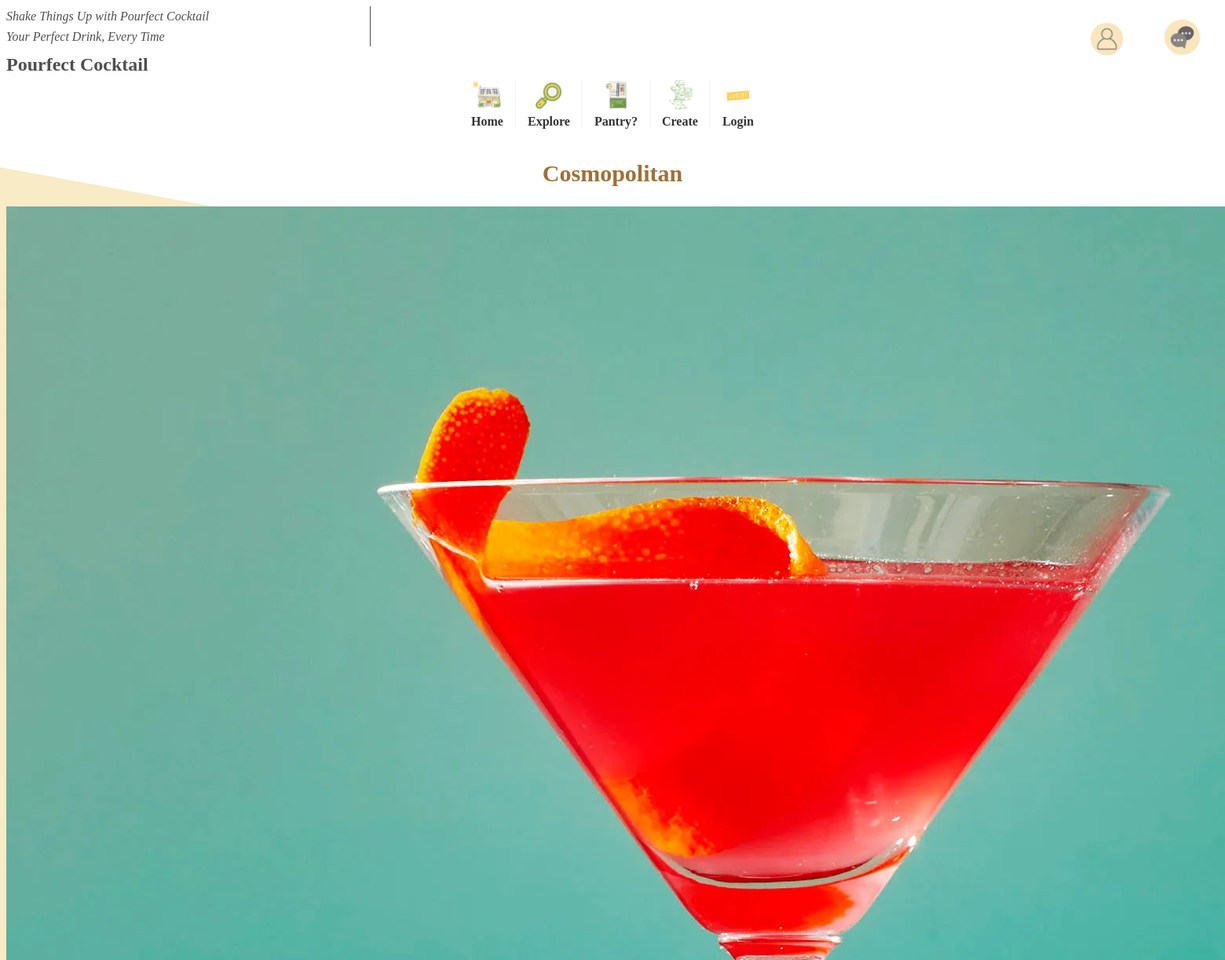
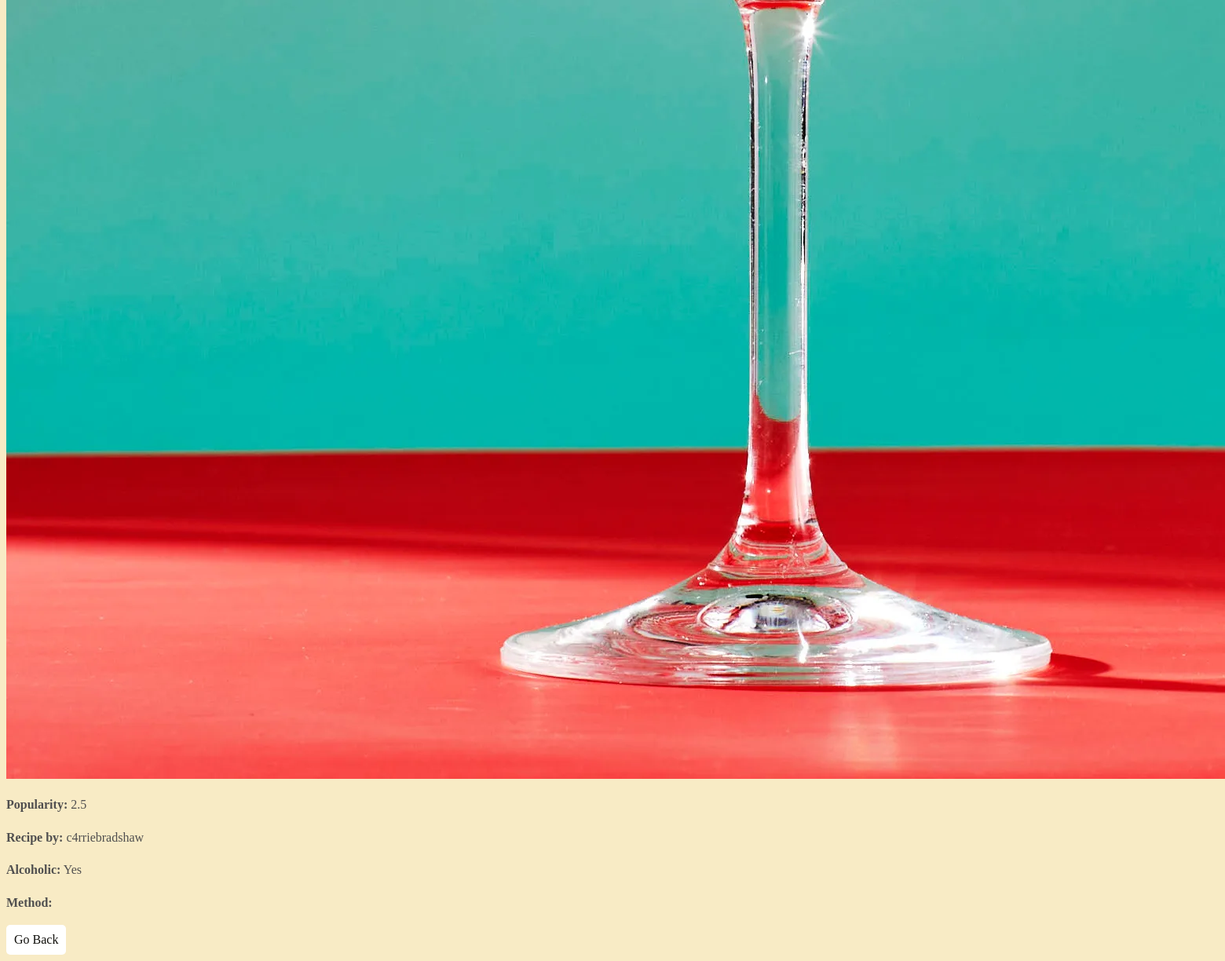
The app's page /explore.html?id=1 with its own data (2 pictures, top to bottom).
### tables this page shows
CREATE TABLE cocktails (
    id INTEGER PRIMARY KEY AUTOINCREMENT,
    name TEXT NOT NULL,
    image TEXT NOT NULL, -- Path to image in static folder
    popularity INTEGER DEFAULT 5, -- Number of likes
    reviews_number INTEGER DEFAULT 1,
    alcohol_content INTEGER NOT NULL,
    recipe_by TEXT NOT NULL
, method TEXT NOT NULL DEFAULT '', created_by INTEGER NOT NULL DEFAULT 1);

### main.py (the view, shortened to what this page needs)
@app.route('/explore.html')
def explore():
    db = get_db()
    cocktail_id = request.args.get("id")
    if cocktail_id:
        selected_cocktail = db.execute(
            "SELECT * FROM cocktails WHERE id = ?", (cocktail_id,)
        ).fetchone()
        return render_template("explore.html", selected_cocktail=selected_cocktail)

### main.py (called while the page is built)
def get_db():
    if "db" not in g:
        g.db = sqlite3.connect(DATABASE, detect_types=sqlite3.PARSE_DECLTYPES)
        g.db.row_factory = sqlite3.Row
    return g.db

### templates/explore.html (shortened to what this page needs)
<!DOCTYPE html>
<html lang="en">
<head>
    <link rel="stylesheet" href="{{ url_for('static', filename='styles.css') }}">
</head>
<body>
    {% include 'navbar.html' %}
    {% if selected_cocktail %}
        <div class="cocktail-details">
            <h2>{{ selected_cocktail.name }}</h2>
            <img src="{{ url_for('static', filename=selected_cocktail.image) }}" alt="{{ selected_cocktail.name }}">
            <p><strong>Popularity:</strong> {{ selected_cocktail.popularity / selected_cocktail.reviews_number }}</p>
            <p><strong>Recipe by:</strong> {{ selected_cocktail.recipe_by }}</p>
            <p><strong>Alcoholic:</strong> {% if selected_cocktail.alcohol_content == 1 %} Yes {% else %} No {% endif %}</p>
            <p><strong>Method:</strong> {{ selected_cocktail.method }}</p>
            <button onclick="history.back()">Go Back</button>
        </div>
    {% endif %}
</body>
</html>

### static/styles.css (style rules this page uses)
body { background-color: rgb(248, 235, 197); font-family: "Tinos", serif; color: #504f4f; }
div { box-sizing: border-box; }
h2 { font-size: 30px; margin-top: 20px; padding-top: 20px; color:#a07036; text-align: center; }
button { background-color: white; size: 20px; padding: 10px; color: rgb(17, 16, 12); box-shadow: none; border: none; border-radius: 5px; cursor: pointer; font-size: 16px; font-family: "Tinos", serif; }
p { font-size: 16px; line-height: 1.6; }

### records on screen
cocktails: name "Cosmopolitan", image (picture), popularity+reviews_number "2.5", recipe_by "c4rriebradshaw"
